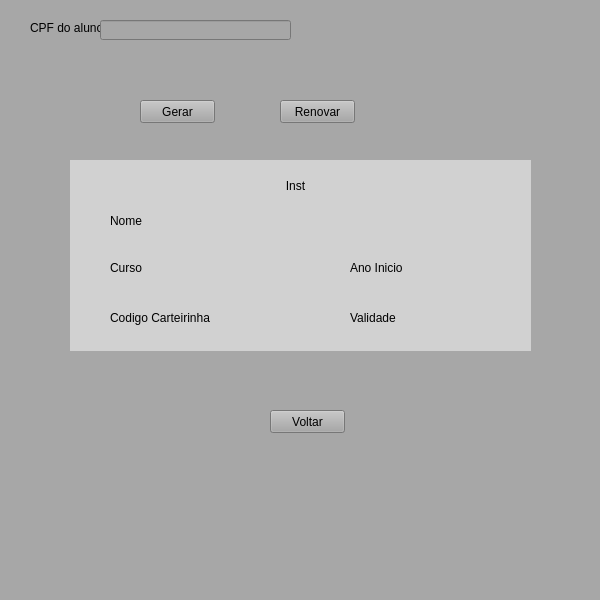
<?xml version="1.0" encoding="UTF-8"?>
<ui version="4.0">
 <class>geraCarteirinha</class>
 <widget class="QMainWindow" name="geraCarteirinha">
  <property name="geometry">
   <rect>
    <x>0</x>
    <y>0</y>
    <width>600</width>
    <height>600</height>
   </rect>
  </property>
  <property name="windowTitle">
   <string>MainWindow</string>
  </property>
  <property name="styleSheet">
   <string notr="true">background-color: rgb(167, 167, 167);</string>
  </property>
  <widget class="QWidget" name="centralwidget">
   <widget class="QLabel" name="label">
    <property name="geometry">
     <rect>
      <x>30</x>
      <y>20</y>
      <width>71</width>
      <height>16</height>
     </rect>
    </property>
    <property name="text">
     <string>CPF do aluno:</string>
    </property>
   </widget>
   <widget class="QLineEdit" name="entradaCPF">
    <property name="geometry">
     <rect>
      <x>100</x>
      <y>20</y>
      <width>191</width>
      <height>20</height>
     </rect>
    </property>
   </widget>
   <widget class="QPushButton" name="btnGerar">
    <property name="geometry">
     <rect>
      <x>140</x>
      <y>100</y>
      <width>75</width>
      <height>23</height>
     </rect>
    </property>
    <property name="text">
     <string>Gerar</string>
    </property>
   </widget>
   <widget class="QPushButton" name="btnVoltar">
    <property name="geometry">
     <rect>
      <x>270</x>
      <y>410</y>
      <width>75</width>
      <height>23</height>
     </rect>
    </property>
    <property name="text">
     <string>Voltar</string>
    </property>
   </widget>
   <widget class="QPushButton" name="btnRenovar">
    <property name="geometry">
     <rect>
      <x>280</x>
      <y>100</y>
      <width>75</width>
      <height>23</height>
     </rect>
    </property>
    <property name="text">
     <string>Renovar</string>
    </property>
   </widget>
   <widget class="QWidget" name="widget" native="true">
    <property name="geometry">
     <rect>
      <x>70</x>
      <y>160</y>
      <width>461</width>
      <height>191</height>
     </rect>
    </property>
    <property name="styleSheet">
     <string notr="true">background-color: rgb(209, 209, 209);</string>
    </property>
    <widget class="QLabel" name="labelNome">
     <property name="geometry">
      <rect>
       <x>40</x>
       <y>50</y>
       <width>401</width>
       <height>21</height>
      </rect>
     </property>
     <property name="text">
      <string>Nome</string>
     </property>
    </widget>
    <widget class="QLabel" name="labelCurso">
     <property name="geometry">
      <rect>
       <x>40</x>
       <y>100</y>
       <width>221</width>
       <height>16</height>
      </rect>
     </property>
     <property name="text">
      <string>Curso</string>
     </property>
    </widget>
    <widget class="QLabel" name="labelAno">
     <property name="geometry">
      <rect>
       <x>280</x>
       <y>100</y>
       <width>161</width>
       <height>16</height>
      </rect>
     </property>
     <property name="text">
      <string>Ano Inicio</string>
     </property>
    </widget>
    <widget class="QLabel" name="labelCodigo">
     <property name="geometry">
      <rect>
       <x>40</x>
       <y>150</y>
       <width>221</width>
       <height>16</height>
      </rect>
     </property>
     <property name="text">
      <string>Codigo Carteirinha</string>
     </property>
    </widget>
    <widget class="QLabel" name="labelValidade">
     <property name="geometry">
      <rect>
       <x>280</x>
       <y>150</y>
       <width>161</width>
       <height>16</height>
      </rect>
     </property>
     <property name="text">
      <string>Validade</string>
     </property>
    </widget>
    <widget class="QLabel" name="labelInstituto">
     <property name="geometry">
      <rect>
       <x>110</x>
       <y>10</y>
       <width>231</width>
       <height>31</height>
      </rect>
     </property>
     <property name="text">
      <string>Inst</string>
     </property>
     <property name="alignment">
      <set>Qt::AlignCenter</set>
     </property>
    </widget>
   </widget>
   <widget class="QLabel" name="labelMensagem">
    <property name="geometry">
     <rect>
      <x>140</x>
      <y>60</y>
      <width>271</width>
      <height>20</height>
     </rect>
    </property>
    <property name="text">
     <string/>
    </property>
   </widget>
   <zorder>widget</zorder>
   <zorder>label</zorder>
   <zorder>entradaCPF</zorder>
   <zorder>btnGerar</zorder>
   <zorder>btnVoltar</zorder>
   <zorder>btnRenovar</zorder>
   <zorder>labelMensagem</zorder>
  </widget>
  <widget class="QStatusBar" name="statusbar"/>
 </widget>
 <resources/>
 <connections/>
</ui>
